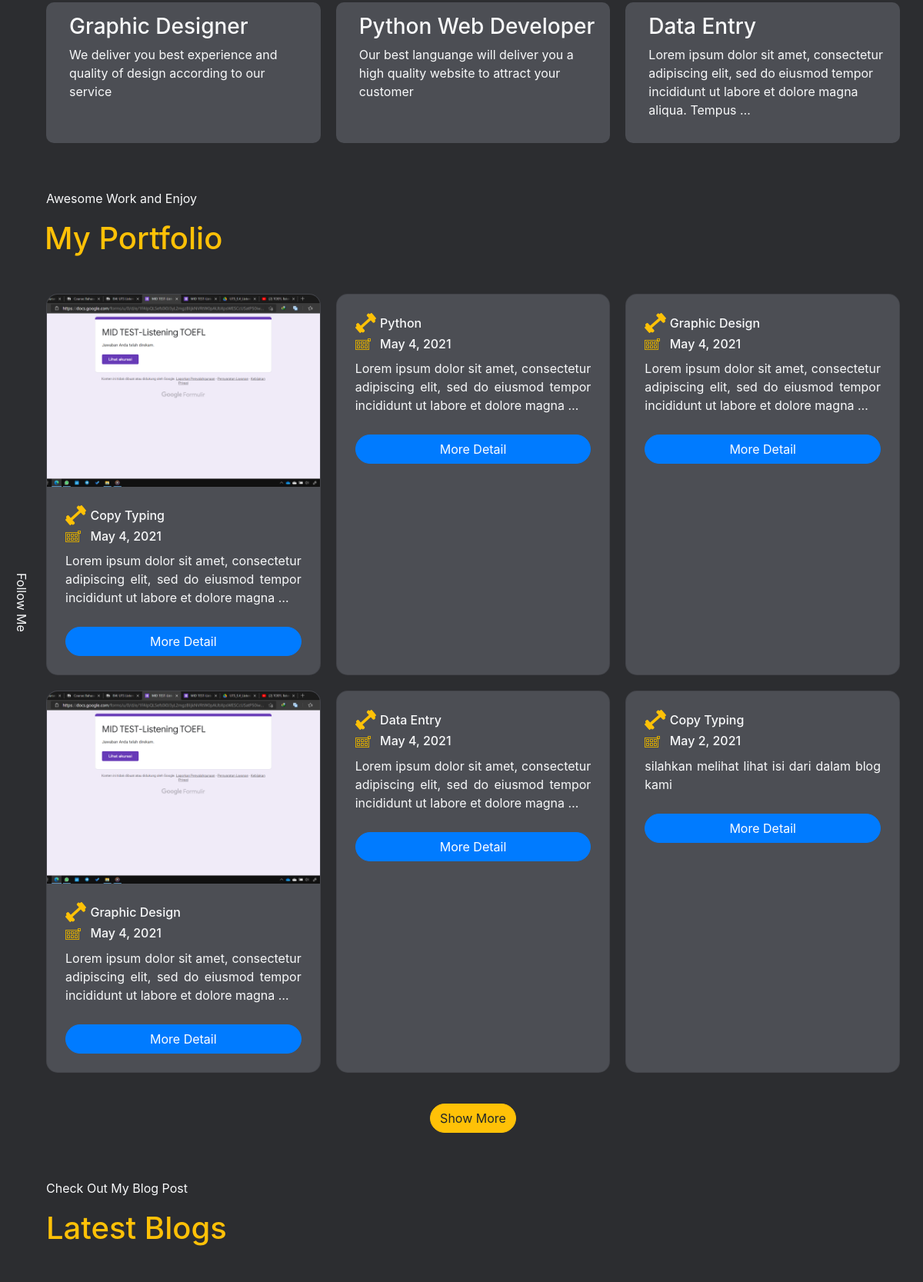
The app's page / (middle part), older data.
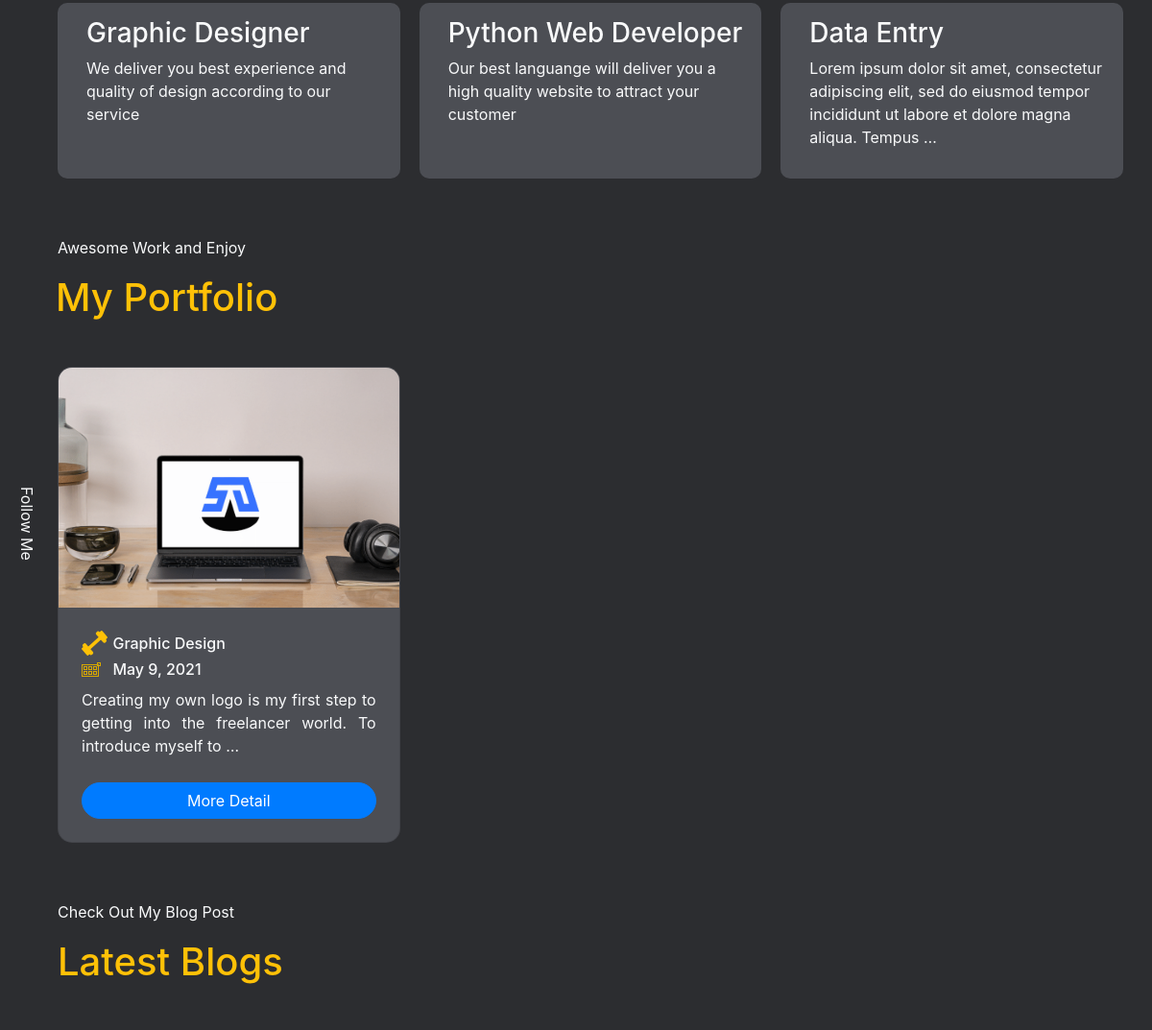
The same page, newer data.
### blog/models.py (models this page shows, shortened)
class Service(models.Model):
    judul = models.CharField(max_length=100)
    icon = models.ImageField(null=True, blank=True, upload_to='images/')
    deskripsi = models.TextField()
    is_published = models.BooleanField(default=False)

class Portfolio(models.Model):
    judul = models.CharField(max_length=100)
    published = models.DateTimeField(auto_now_add=True)
    skill = models.ForeignKey(Skill, on_delete=models.CASCADE)
    gambar1 = models.ImageField(null=True, blank=True, upload_to='images/')
    gambar2 = models.ImageField(null=True, blank=True, upload_to="images/")
    video = models.FileField(blank=True, null=True, upload_to="videos/")
    deskripsi1 = RichTextField(blank=True, null=True)
    deskripsi2 = RichTextField(blank=True, null=True)
    is_published = models.BooleanField(default=False)
    slug = models.SlugField(blank=True, editable=False)

class Skill(models.Model):
    judul = models.CharField(max_length=50)
    nilai = models.PositiveSmallIntegerField()
    is_published = models.BooleanField(default=False)
    slug = models.SlugField(blank=True, editable=False)
    def __str__(self):
        return '{}'.format(self.judul)

### blog/views.py (the view, shortened to what this page needs)
# urls.py: 2. Add a URL to urlpatterns:  path('', views.home, name='home')
def home(request):
    myabout = About.objects.get(judul='About Me')
    birth = myabout.birthday
    datenow = datetime.date.today()
    dayage = datenow-birth
    age = dayage.days//365
    portfolio_by_published = portfolios.order_by('-published')
    blog_by_published = blogs.order_by('-published')
    new_portfolios = []
    for i in range(len(portfolio_by_published)):
        if i == 6:
            break
        new_portfolios.append(portfolio_by_published[i])
    new_blogs = []
    for i in range(len(blog_by_published)):
        if i == 6:
            break
        new_blogs.append(blog_by_published[i])
    contact = CreateModel(request.POST)
    pengirim = ''
    konteks = {
        'judul': 'home',
        'abouts': myabout,
        'skills': skills,
        'age': age,
        'services': services,
        'portfolios': new_portfolios,
        'blogs': new_blogs,
        'contact': contact,
    }
    konteks['jumlah'] = {
        'portfolios': len(portfolios),
        'blogs': len(blogs),
    }
    return render(request, 'index.html', konteks)

### blog/models.py (called while the page is built)
    def __str__(self):
        return '{}'.format(self.judul)

### templates/index.html (shortened to what this page needs)
{% extends 'base.html' %}
{% load static %}
{% block content %}
{% include 'snippets/services.html' %}
{% include 'snippets/portfolio.html' %}
{% include 'snippets/blog.html' %}
{% endblock content %}

### templates/snippets/services.html (shortened to what this page needs)
<section class="myservice" id="myservice">
    <div class=" myservice-container text-light">
        <main class="myservice-main">
            <div class="service-list cust-list d-grid">
                {% for service in services %}
                    {% if service.is_published %}
                        <div class="item-service item-list d-grid">
                            <div class="service-describ">
                                <h3>{{service.judul}}</h3>
                                <p>{{service.deskripsi|truncatewords:"20"}}</p>
                            </div>
                        </div>
                    {% endif %}
                {% endfor %}
            </div>
        </main>
    </div>
    </section>

### templates/snippets/portfolio.html (shortened to what this page needs)
{% load static %}
<section class="myportfolio" id="myportfolio">
    <div class=" myportfolio-container text-light">
        <main class="myportfolio-main">
            <header class="myportfolio-header">
                <p>Awesome Work and Enjoy</p>
                <h1 class="text-warning">My Portfolio</h1>
            </header>
            <div class="myportfolio-list cust-list d-grid ">
                {% for portfolio in portfolios %}
                    {% if portfolio.is_published %}
                        <div class="myportfolio-item my-item card">
                            {% if portfolio.gambar1.url is not none %}
                                <div class="card-img-top" style="background-image:url({{portfolio.gambar1.url}})">
                                </div>
                            {% endif %}
                            <div class=" myportfolio-box my-box d-grid">
                                <div class=" d-grid myportfolio-describ my-describ">
                                    <img src="{% static 'vendor\css\media\images\skill-icon.svg' %}" alt="Icon">
                                    <h6 class="card-text m-0">{{portfolio.skill}}</h6>
                                    <img src="{% static 'vendor/css/media/images/icon-kalender.svg' %}" alt="">
                                    <h6 class="card-text m-0">{{portfolio.published|date}}</h6>
                                </div>
                                <div class="myportfolio-text">
                                    <p>{{portfolio.deskripsi1|truncatewords:"18" }}</p>
                                </div>
                                <a href="{% url 'list:portfolio_detail' portfolio.id %}" class="btn btn-primary">More Detail</a>
                            </div>
                        </div>
                    {% endif %}
                {% endfor %}
            </div>
            {% if jumlah.portfolios > 6 %}
                <div class="btn-myportfolio">
                    <a href="{% url 'list:portfolio' %}?page=1" class="btn btn-warning show-btn">Show More</a>
                </div>
            {% endif %}
        </main>
    </div>
    </section>

Row changes from the older to the newer data that the page shows:
removed Portfolio: gambar1 (picture), is_published True (drawn), skill "Copy Typing", published "May 4, 2021", deskripsi1 "Lorem ipsum dolor sit amet, consectetur adipiscing elit, sed do eiusmod tempor incididunt ut labore et dolore magna …"
removed Portfolio: is_published True (drawn), skill "Python", published "May 4, 2021", deskripsi1 "Lorem ipsum dolor sit amet, consectetur adipiscing elit, sed do eiusmod tempor incididunt ut labore et dolore magna …"
removed Portfolio: is_published True (drawn), skill "Graphic Design", published "May 4, 2021", deskripsi1 "Lorem ipsum dolor sit amet, consectetur adipiscing elit, sed do eiusmod tempor incididunt ut labore et dolore magna …"
removed Portfolio: gambar1 (picture), is_published True (drawn), skill "Graphic Design", published "May 4, 2021", deskripsi1 "Lorem ipsum dolor sit amet, consectetur adipiscing elit, sed do eiusmod tempor incididunt ut labore et dolore magna …"
removed Portfolio: is_published True (drawn), skill "Data Entry", published "May 4, 2021", deskripsi1 "Lorem ipsum dolor sit amet, consectetur adipiscing elit, sed do eiusmod tempor incididunt ut labore et dolore magna …"
removed Portfolio: is_published True (drawn), skill "Copy Typing", published "May 2, 2021", deskripsi1 "silahkan melihat lihat isi dari dalam blog kami"
added Portfolio: gambar1 (picture), is_published True (drawn), skill "Graphic Design", published "May 9, 2021", deskripsi1 "Creating my own logo is my first step to getting into the freelancer world. To introduce myself to …"
Text that changed along with them:
text no longer shown: "Show More"
